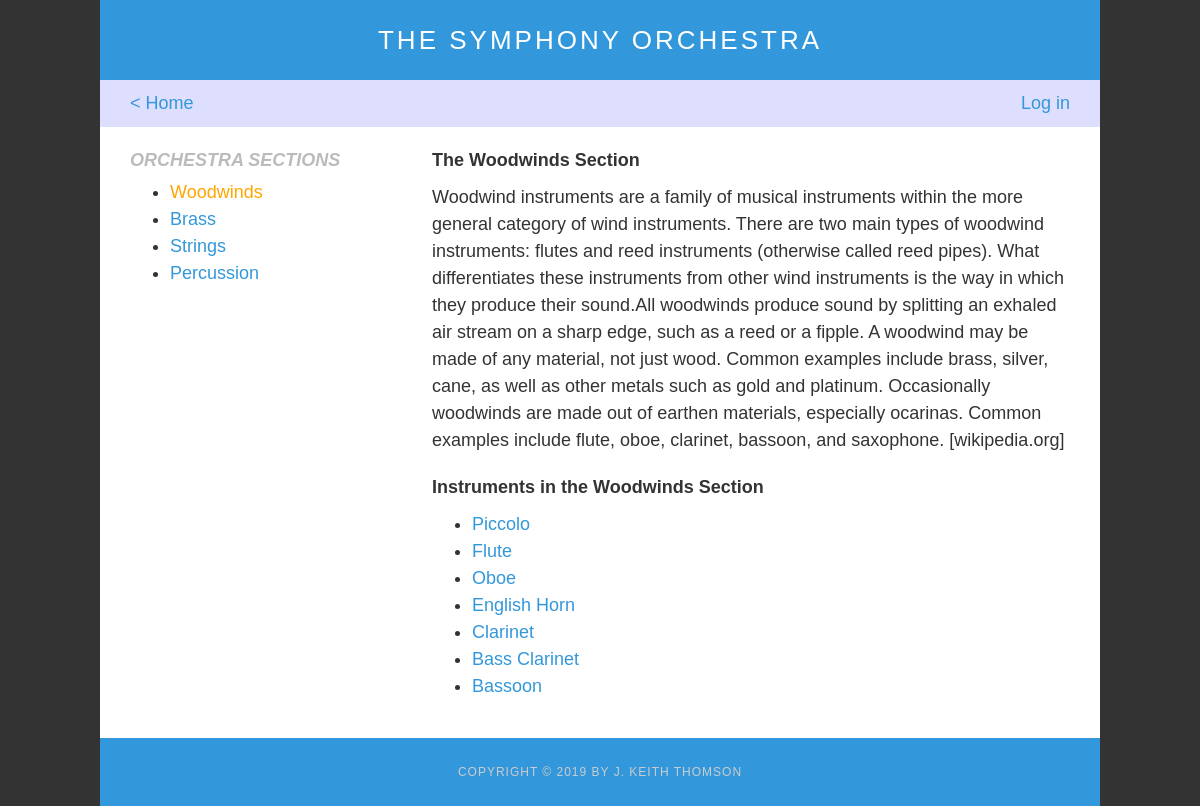
Page /category/1/ on the committed database.
### database_setup.py (models this page shows, shortened)
class Category(Base):
    __tablename__ = 'category'
    name = Column(String(250), nullable=False)
    id = Column(Integer, primary_key=True)
    description = Column(String(1200), nullable=False)

class Instrument(Base):
    __tablename__ = 'instrument'
    name = Column(String(80), nullable=False)
    id = Column(Integer, primary_key=True)
    description = Column(String(1200))
    picture_url = Column(String(250))
    picture_attr = Column(String(250))
    category_id = Column(Integer, ForeignKey('category.id'))
    user_id = Column(Integer, ForeignKey('user.id'))

### catalog.py (the view)
@app.route('/category/<int:category_id>/')
def showCategory(category_id):
    categories = session.query(Category).all()
    category = session.query(Category).filter_by(id=category_id).one_or_none()
    if not category:
        return "404 error: category not found", 404
    instruments = session.query(Instrument).filter_by(category_id=category_id)
    umail = getUserEmail()
    return render_template(
        'showcategory.html', user_email=umail,
        categories=categories, category=category, instruments=instruments,
        category_id=category_id)

### catalog.py (called while the page is built)
def getUserEmail():
    if 'email' in login_session:
        return login_session['email']
    return None

### templates/showcategory.html (shortened to what this page needs)
{% extends "layout.html" %}
{% block back %}
<div class="back-arrow">
    <a href="{{url_for('showOrchestra')}}"> < Home</a>
</div>
{% endblock %}
{% block main %}
<nav>
	<h2>Orchestra Sections</h2>
	<ul>
		{% if categories %}
			{% for c in categories %}
				<li>
					{% if c.id == category.id %}
						<a class="selected" href="{{url_for( 'showCategory', category_id=c.id)}}">{{c.name}}</a>
					{% else %}
						<a href="{{url_for( 'showCategory', category_id=c.id)}}">{{c.name}}</a>
					{% endif %}
				</li>
			{% endfor %}
		{% else %}
			<li>No categories in list!</li>
		{% endif %}
	</ul>
</nav>
<article>
	<div>
		<h3>The {{category.name}} Section</h3>
		<p>{{category.description}}</p>
	</div>
	<h3>Instruments in the {{category.name}} Section</h3>
	<ul>
		{% if instruments %}
			{% for i in instruments %}
				<li>
					<a href="{{url_for( 'showInstrument', category_id=i.category_id, instrument_id=i.id)}}">{{i.name}}</a>
				</li>
			{% endfor %}
		{% else %}
			<li>No instruments in list!</li>
		{% endif %}
	</ul>
</article>
{% endblock %}

### templates/layout.html (shortened to what this page needs)
<!DOCTYPE html>
<html lang="en">
<head>
	<link rel="stylesheet" href="{{ url_for('static', filename='style.css') }}">
</head>
<body>
	<header>
		<h1>The Symphony Orchestra</h1>
		<section class="status-bar">
		    {% block back %}{% endblock %}
			<div class="login">
				{% if user_email %}
				<div>
					<span>You are logged in as {{user_email}}</span>
					<span><a href="{{ url_for('gdisconnect')}}">Log out</a></span>
				</div>
				{% else %}
				<div>
					<span><a href="{{ url_for('showLogin')}}">Log in</a></span>
				</div>
				{% endif %}
			</div>
		</section>
	</header>
	<main>
		{% block main %}
		{% endblock %}
	</main>
	<footer>
		Copyright &copy; 2019 by J. Keith Thomson
	</footer>
</body>
</html>

### static/style.css (style rules this page uses)
body,th,p { font-family: Arial, Helvetica, sans-serif; font-size: 18px; color: #333; line-height: 1.5; margin: 0; padding: 0; }
body { background-color: #333; margin: 0; position:relative; max-width: 1000px; min-width: 320px; }
ul { margin-top: 5px; }
p { margin: 0 0 20px 0; }
a, a:hover, a:focus, a:visited { color: #3397db; text-decoration: none; }
a.selected { color: orange; }
h1, h2, h3, h4, h5, h6 { margin: 0; }
article, aside, canvas, details, figcaption, figure, footer, header, hgroup, menu, nav, section { display: block; }
main { background-color: #fff; min-height: 100%; display: flex; flex-wrap: wrap; padding: 20px 30px; }
footer { width: auto; background-color: #3397db; color: #ccc; font-size: 12px; letter-spacing: 1px; padding: 25px; text-align: center; text-transform: uppercase; }
nav { display: inline-block; width: 100%; }
nav h2 { color: #bbb; font-style: italic; text-transform: uppercase; }
article, form { display: inline-block; width: 100%; }
h1 { width: 100%; min-width: 320px; height: 80px; line-height: 80px; background-color: #3397db; text-align:center; color: #fff; font-weight: 200; letter-spacing: 3px; text-transform: uppercase; margin: 0; }
h2, h3 { font-size: 18px; }
h3 { margin: 0 0 10px 0; }
.status-bar, .login, .back-arrow { background-color: #dedeff; }
.status-bar { display: flex; flex-wrap: wrap; padding: 10px 30px; }
.login, .back-arrow { display: inline-block; color: #aaa; }
.back-arrow { width: 20%; }
.login div span { padding-left: 10px; }
.login { text-align: right; width: 80%; }
@media only screen and (min-width: 640px) { nav { width: 30%; } }
@media only screen and (min-width: 640px) { article, form { width: calc(70% - 20px); padding-left: 20px; } }
@media only screen and (min-width: 1000px) { body { margin: 0 auto; } }
@media only screen and (min-width: 1000px) { h1 { font-size: 26px; } }

### rows in the picture
Category: name "Woodwinds", description "Woodwind instruments are a family of musical instruments within the more general category of wind instruments. There are two main types of woodwind instruments: flutes and reed instruments (otherwise called reed pipes). What differentiates these instruments from other wind instruments is the way in which they produce their sound.All woodwinds produce sound by splitting an exhaled air stream on a sharp edge, such as a reed or a fipple. A woodwind may be made of any material, not just wood. Common examples include brass, silver, cane, as well as other metals such as gold and platinum. Occasionally woodwinds are made out of earthen materials, especially ocarinas. Common examples include flute,…"
Category: name "Brass"
Category: name "Strings"
Category: name "Percussion"
Instrument: name "Piccolo"
Instrument: name "Flute"
Instrument: name "Oboe"
Instrument: name "English Horn"
Instrument: name "Clarinet"
Instrument: name "Bass Clarinet"
Instrument: name "Bassoon"
